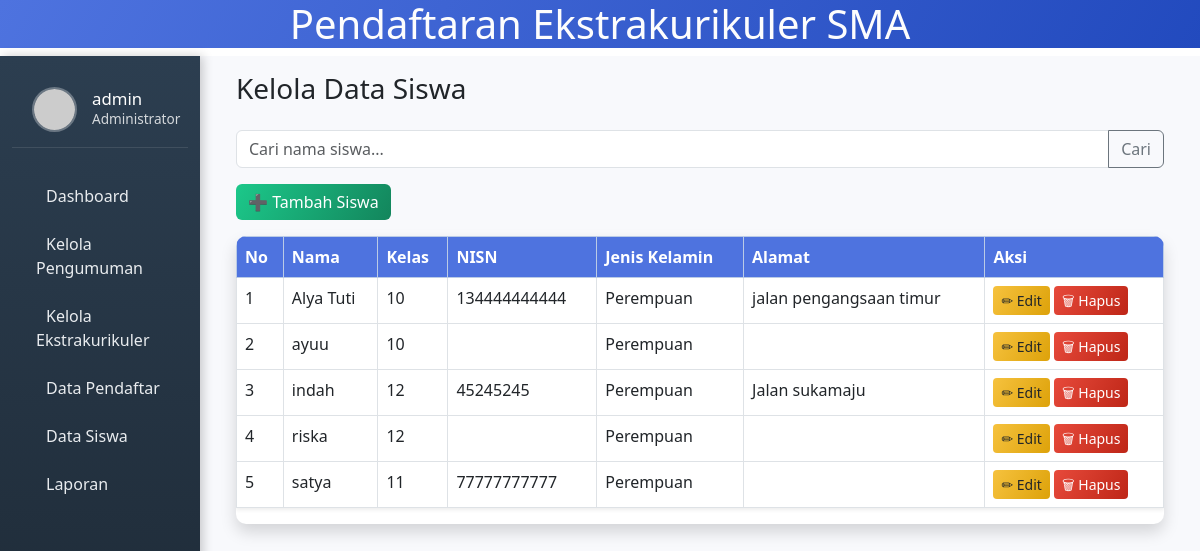
/kelola_siswa.php (signed in), run on the app's committed database.
### tables this page shows
CREATE TABLE `siswa` (
  `id_siswa` int(11) NOT NULL,
  `id_user` int(11) NOT NULL,
  `nama` varchar(100) NOT NULL,
  `nisn` varchar(20) DEFAULT NULL,
  `kelas` varchar(20) DEFAULT NULL,
  `jenis_kelamin` enum('Laki-laki','Perempuan') DEFAULT NULL,
  `alamat` text DEFAULT NULL
);

### kelola_siswa.php (the view, shortened to what this page needs)
<?php
include "config.php";
$cari = $_GET['cari'] ?? '';
$siswa = $conn->query("SELECT * FROM siswa WHERE nama LIKE '%$cari%' ORDER BY nama ASC");
?>
<!DOCTYPE html>
<html lang="id">
<head>
    <link href="https://cdn.jsdelivr.net/npm/bootstrap@5.3.0/dist/css/bootstrap.min.css" rel="stylesheet">
</head>
<body>
    <h1 class="text-center " style="color:rgb(253, 253, 253);">Pendaftaran Ekstrakurikuler SMA</h1>
    <div class="container-fluid">
        <div class="row">
            <nav class="col-md-3 col-lg-2 d-md-block sidebar">
                <div class="user-info">
                    <img src="https://ui-avatars.com/api/?name=<?= urlencode($_SESSION['username']) ?>&background=4e73df&color=ffffff" alt="Admin">
                    <div class="user-details">
                        <h5><?= htmlspecialchars($_SESSION['username']) ?></h5>
                        <p>Administrator</p>
                    </div>
                </div>
                <div class="mt-4">
                    <a href="dashboard.php"><i class="fas fa-tachometer-alt"></i> Dashboard</a>
                    <a href="kelola_pengumuman.php" class="active"><i class="fas fa-bullhorn"></i> Kelola Pengumuman</a>
                    <a href="kelola_ekskul.php"><i class="fas fa-futbol"></i> Kelola Ekstrakurikuler</a>
                    <a href="daftar.php"><i class="fas fa-list"></i> Data Pendaftar</a>
                    <a href="kelola_siswa.php"><i class="fas fa-users"></i> Data Siswa</a>
                    <a href="laporann.php" class="active"><i class="bi bi-file-earmark-bar-graph"></i> Laporan</a>
                </div>
            </nav>
            <main class="col-md-9 ms-sm-auto col-lg-10 px-md-4 content">
                <div class="container">
                    <h3 class="mb-4">Kelola Data Siswa</h3>
                    <form method="get" class="mb-3">
                        <div class="input-group">
                            <input type="text" name="cari" class="form-control" placeholder="Cari nama siswa..." value="<?= htmlspecialchars($cari) ?>">
                            <button class="btn btn-outline-secondary" type="submit">Cari</button>
                        </div>
                    </form>
                    <button class="btn btn-success mb-3" data-bs-toggle="modal" data-bs-target="#tambahModal">➕ Tambah Siswa</button>
                    <div class="table-container">
                    <table class="table table-bordered bg-white shadow-sm">
                        <thead class="table-primary">
                            <tr>
                                <th>No</th>
                                <th>Nama</th>
                                <th>Kelas</th>
                                <th>NISN</th>
                                <th>Jenis Kelamin</th>
                                <th>Alamat</th>
                                <th>Aksi</th>
                            </tr>
                        </thead>
                        <tbody>
                            <?php $no = 1;
                            while ($row = $siswa->fetch_assoc()): ?>
                                <tr>
                                    <td><?= $no++ ?></td>
                                    <td><?= htmlspecialchars($row['nama']) ?></td>
                                    <td><?= htmlspecialchars($row['kelas']) ?></td>
                                    <td><?= htmlspecialchars($row['nisn']) ?></td>
                                    <td><?= $row['jenis_kelamin'] == 'L' ? 'Laki-laki' : 'Perempuan' ?></td>
                                    <td><?= htmlspecialchars($row['alamat']) ?></td>
                                    <td>
                                        <button class="btn btn-sm btn-warning" data-bs-toggle="modal" data-bs-target="#editModal<?= $row['id_siswa'] ?>">✏ Edit</button>
                                        <a href="?hapus=<?= $row['id_siswa'] ?>" class="btn btn-sm btn-danger" onclick="return confirm('Hapus siswa ini?')">🗑 Hapus</a>
                                    </td>
                                </tr>
                            <?php endwhile; ?>
                        </tbody>
                    </table>
                    </div>
                </div>
            </main>
        </div>
    </div>
</body>
</html>

### kelola_siswa.php (style rules this page uses)
html, body { height: 100%; margin: 0; overflow: hidden; font-family: 'Segoe UI', Tahoma, Geneva, Verdana, sans-serif; }
h1 { background: linear-gradient(120deg, #4e73df, #224abe); }
.sidebar { height: 100vh; background: linear-gradient(180deg, #2c3e50, #1a2530); color: white; position: fixed; left: 0; padding-top: 1rem; box-shadow: 3px 0 10px rgba(0, 0, 0, 0.2); z-index: 100; }
.sidebar a { color: #e9ecef; text-decoration: none; display: block; padding: 12px 20px; transition: all 0.3s; border-left: 4px solid transparent; }
.content { margin-left: 16.6667%; padding: 1rem; height: 100vh; overflow-y: auto; background-color: #f8f9fc; }
.table thead th { background-color: #4e73df; color: white; font-weight: 600; }
.user-info { display: flex; align-items: center; padding: 15px 20px; border-bottom: 1px solid rgba(255, 255, 255, 0.1); }
.user-info img { width: 45px; height: 45px; border-radius: 50%; object-fit: cover; margin-right: 15px; border: 2px solid rgba(255, 255, 255, 0.3); }
.user-details h5 { margin-bottom: 0; font-size: 1.05rem; }
.user-details p { margin-bottom: 0; font-size: 0.85rem; opacity: 0.8; }
.btn-success { background: linear-gradient(120deg, #1cc88a, #13855c); border: none; }
.btn-danger { background: linear-gradient(120deg, #e74a3b, #be2617); border: none; }
.btn-warning { background: linear-gradient(120deg, #f6c23e, #dda20a); border: none; color: #212529; }
.table-container { background-color: white; border-radius: 10px; box-shadow: 0 0.5rem 1rem rgba(0, 0, 0, 0.15); overflow: hidden; }

### data on the page
siswa: nama "Alya Tuti", kelas "10", nisn "134444444444", jenis_kelamin "Perempuan", alamat "jalan pengangsaan timur"
siswa: nama "ayuu", kelas "10", jenis_kelamin "Perempuan"
siswa: nama "indah", kelas "12", nisn "45245245", jenis_kelamin "Perempuan", alamat "Jalan sukamaju"
siswa: nama "riska", kelas "12", shows "Perempuan"
siswa: nama "satya", kelas "11", nisn "77777777777", jenis_kelamin "Perempuan"

### other printed values
$_SESSION['username'] "admin"
